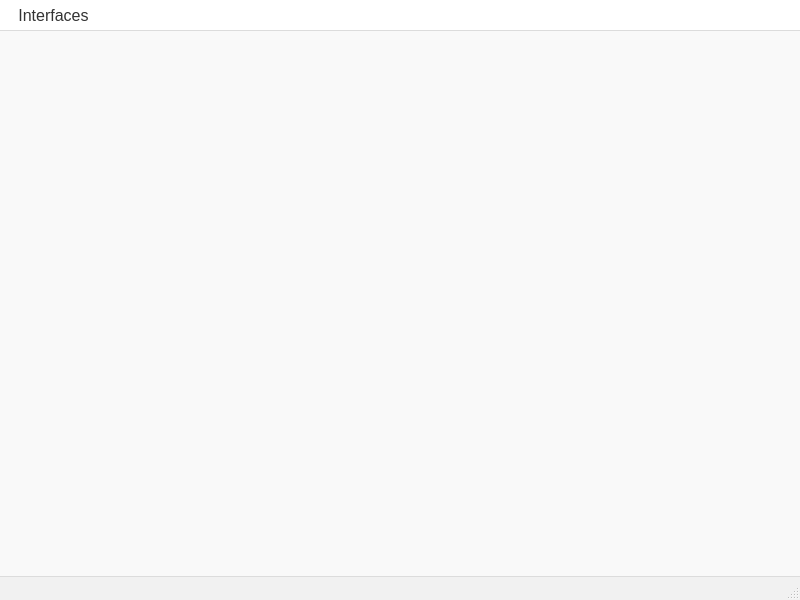
<?xml version="1.0" encoding="UTF-8"?>
<ui version="4.0">
 <class>MainWindow</class>
 <widget class="QMainWindow" name="MainWindow">
  <property name="geometry">
   <rect>
    <x>0</x>
    <y>0</y>
    <width>800</width>
    <height>600</height>
   </rect>
  </property>
  <property name="windowTitle">
   <string>Repaso</string>
  </property>
  <property name="styleSheet">
   <string notr="true">/* Estilo general para la ventana principal */
QMainWindow {
    background-color: #f9f9f9;   /* Fondo claro y limpio */
    font-family: &quot;Segoe UI&quot;, Arial, sans-serif;
    font-size: 16px;
    color: #333333;              /* Texto gris oscuro para buena legibilidad */
}

/* Barra de menús */
QMenuBar {
    background-color: #ffffff;
    font-size: 16px;
    color: #333333;
    border-bottom: 1px solid #dcdcdc;
}

QMenuBar::item {
    background: transparent;
    padding: 6px 12px;
}

QMenuBar::item:selected {
    background: #e6f0ff;         /* Azul muy claro al pasar el cursor */
    color: #1a73e8;              /* Azul profesional */
}

/* Menús desplegables */
QMenu {
    background-color: #ffffff;
    border: 1px solid #dcdcdc;
    font-size: 16px;
    color: #333333;
}

QMenu::item {
    padding: 6px 20px;
}

QMenu::item:selected {
    background-color: #e6f0ff;
    color: #1a73e8;
}

/* Acciones (QAction se estiliza a través de QMenu/QMenuBar) */
QAction {
    font-size: 16px;
    color: #333333;
}

/* Barra de estado */
QStatusBar {
    background-color: #f1f1f1;
    font-size: 16px;
    color: #333333;
    border-top: 1px solid #dcdcdc;
}

QStatusBar::item {
    border: none;
    padding: 4px 8px;
}
</string>
  </property>
  <widget class="QWidget" name="centralwidget"/>
  <widget class="QMenuBar" name="menubar">
   <property name="geometry">
    <rect>
     <x>0</x>
     <y>0</y>
     <width>800</width>
     <height>34</height>
    </rect>
   </property>
   <widget class="QMenu" name="menuInterfaces">
    <property name="title">
     <string>Interfaces</string>
    </property>
    <widget class="QMenu" name="menuBasicos">
     <property name="title">
      <string>Basicos</string>
     </property>
     <addaction name="actionEjercicio1"/>
     <addaction name="actionEjercicio2"/>
     <addaction name="actionEjercicio3"/>
    </widget>
    <widget class="QMenu" name="menuCiclos">
     <property name="title">
      <string>Ciclos</string>
     </property>
     <addaction name="actionEjercicio5"/>
     <addaction name="actionEjercicio5_2"/>
     <addaction name="actionEjercicio7"/>
     <addaction name="actionEjercicio8"/>
     <addaction name="actionEjercicio9"/>
     <addaction name="actionEjercicio10"/>
     <addaction name="actionEjercicio11"/>
     <addaction name="actionEjercicio12"/>
     <addaction name="actionEjercicio13"/>
     <addaction name="actionEjercicio15"/>
     <addaction name="actionEjercicio16"/>
     <addaction name="actionEjercicio19"/>
     <addaction name="actionEjercicio21"/>
     <addaction name="actionEjercicio22"/>
     <addaction name="actionEjercicio23"/>
     <addaction name="actionEjercicio25"/>
    </widget>
    <widget class="QMenu" name="menuCondicionales">
     <property name="title">
      <string>Condicionales</string>
     </property>
     <addaction name="actionEjercicio4"/>
     <addaction name="actionEjercicio14"/>
     <addaction name="actionEjercicio17"/>
     <addaction name="actionEjercicio18"/>
     <addaction name="actionEjercicio20"/>
     <addaction name="actionEjercicio24"/>
    </widget>
    <addaction name="menuBasicos"/>
    <addaction name="menuCiclos"/>
    <addaction name="menuCondicionales"/>
    <addaction name="separator"/>
    <addaction name="actionSalir"/>
   </widget>
   <addaction name="menuInterfaces"/>
  </widget>
  <widget class="QStatusBar" name="statusbar"/>
  <action name="actionEjercicio1">
   <property name="text">
    <string>Pendiente</string>
   </property>
  </action>
  <action name="actionEjercicio2">
   <property name="text">
    <string>Distancia</string>
   </property>
  </action>
  <action name="actionEjercicio3">
   <property name="text">
    <string>Fx</string>
   </property>
  </action>
  <action name="actionEjercicio5">
   <property name="text">
    <string>Sumatoria</string>
   </property>
  </action>
  <action name="actionEjercicio5_2">
   <property name="text">
    <string>Sumatoria 2</string>
   </property>
  </action>
  <action name="actionEjercicio7">
   <property name="text">
    <string>Tabla</string>
   </property>
  </action>
  <action name="actionEjercicio8">
   <property name="text">
    <string>Todas las Tablas</string>
   </property>
  </action>
  <action name="actionEjercicio9">
   <property name="text">
    <string>Palabra 10 veces</string>
   </property>
  </action>
  <action name="actionEjercicio10">
   <property name="text">
    <string>Años Cumplidos</string>
   </property>
  </action>
  <action name="actionEjercicio11">
   <property name="text">
    <string>Numeros impares</string>
   </property>
  </action>
  <action name="actionEjercicio12">
   <property name="text">
    <string>Cuenta Atras</string>
   </property>
  </action>
  <action name="actionEjercicio13">
   <property name="text">
    <string>Inversion</string>
   </property>
  </action>
  <action name="actionEjercicio15">
   <property name="text">
    <string>Palabra Letra a Letra</string>
   </property>
  </action>
  <action name="actionEjercicio16">
   <property name="text">
    <string>Letra en una Frase</string>
   </property>
  </action>
  <action name="actionEjercicio19">
   <property name="text">
    <string>Saludo</string>
   </property>
  </action>
  <action name="actionEjercicio21">
   <property name="text">
    <string>Cociente y Resta</string>
   </property>
  </action>
  <action name="actionEjercicio22">
   <property name="text">
    <string>Ahorro</string>
   </property>
  </action>
  <action name="actionEjercicio23">
   <property name="text">
    <string>Barras de pan</string>
   </property>
  </action>
  <action name="actionEjercicio25">
   <property name="text">
    <string>Invertir Palabra</string>
   </property>
  </action>
  <action name="actionSalir">
   <property name="text">
    <string>Salir</string>
   </property>
  </action>
  <action name="actionEjercicio4">
   <property name="text">
    <string>Calcular Punto</string>
   </property>
  </action>
  <action name="actionEjercicio14">
   <property name="text">
    <string>Numero Primo</string>
   </property>
  </action>
  <action name="actionEjercicio17">
   <property name="text">
    <string>Division con Error</string>
   </property>
  </action>
  <action name="actionEjercicio18">
   <property name="text">
    <string>Grupos A y B</string>
   </property>
  </action>
  <action name="actionEjercicio20">
   <property name="text">
    <string>Calcular IMC</string>
   </property>
  </action>
  <action name="actionEjercicio24">
   <property name="text">
    <string>Sala de Juegos</string>
   </property>
  </action>
 </widget>
 <resources/>
 <connections/>
</ui>
